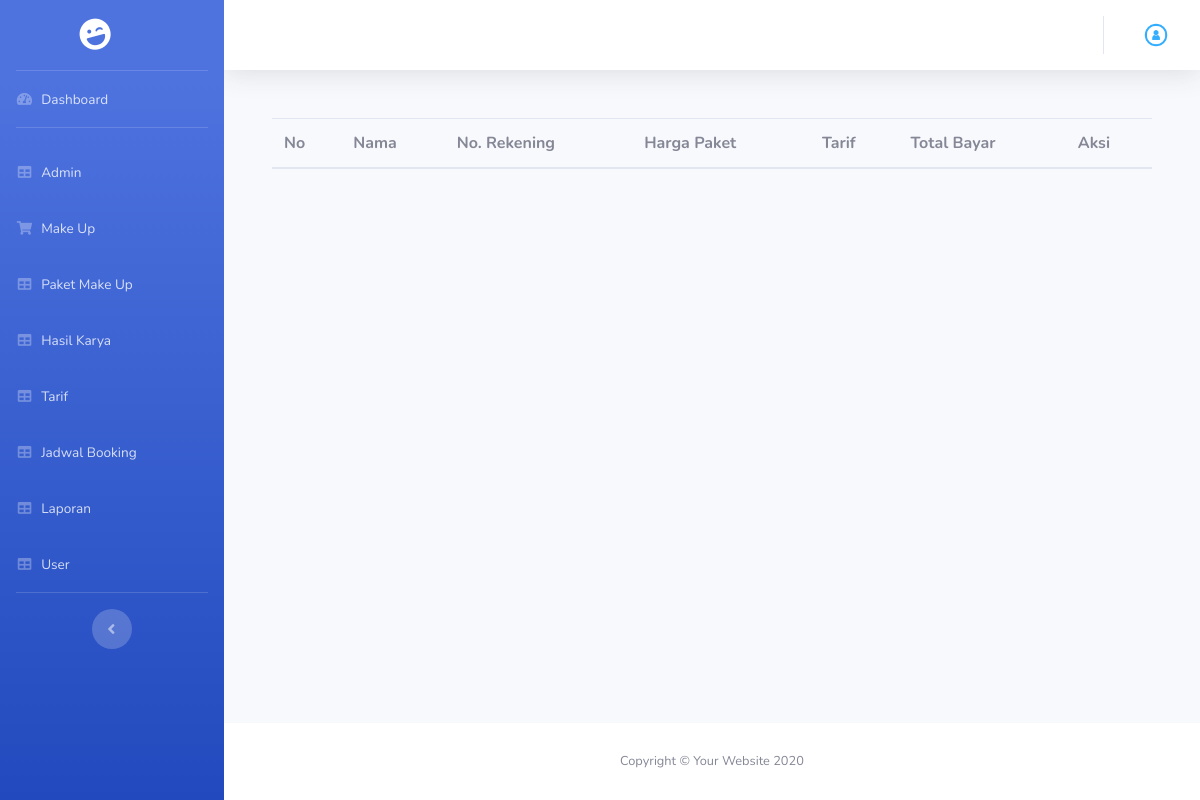
The page /index.php/admin/booking on the database as committed earlier.
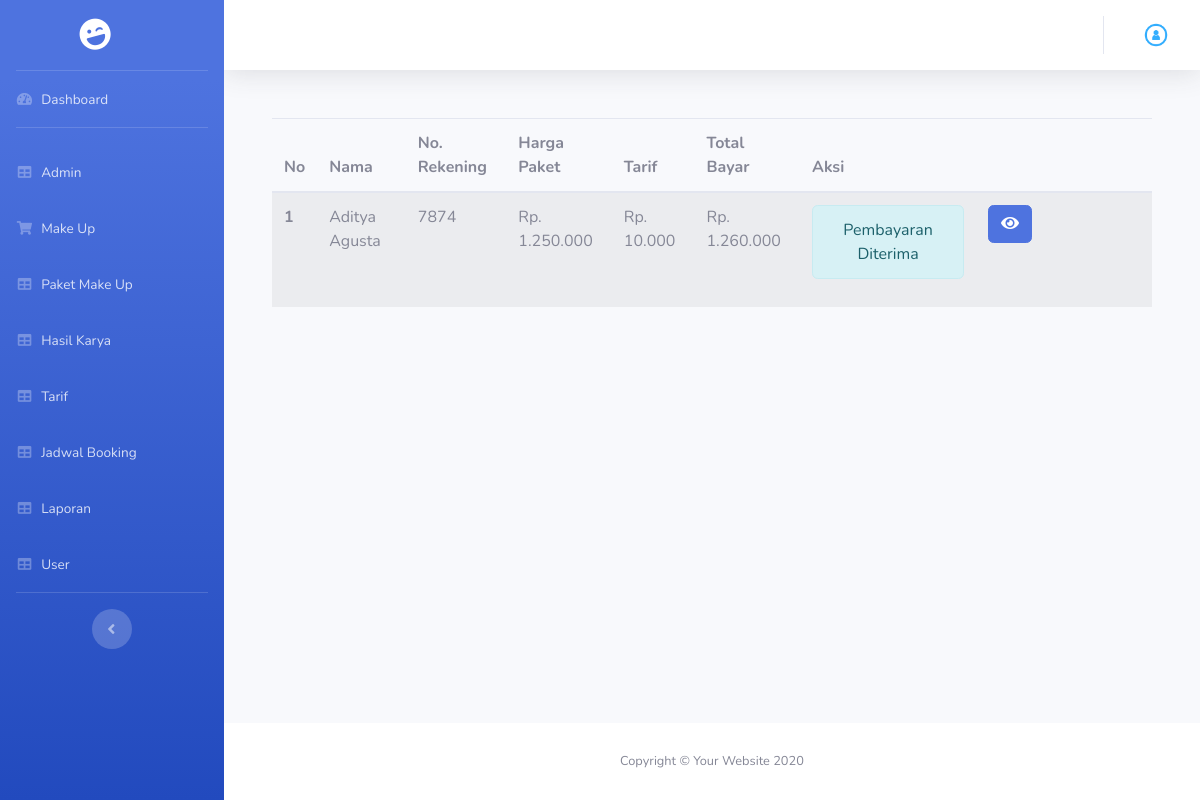
The same page on the database as committed later.
### tables this page shows
CREATE TABLE IF NOT EXISTS `tb_bukti_bayar` (
  `id_bukti` int(11) NOT NULL,
  `id_booking` int(11) NOT NULL,
  `nama` varchar(50) NOT NULL,
  `no_rekening` varchar(25) NOT NULL,
  `bank` varchar(20) NOT NULL,
  `status_bukti` enum('Pembayaran Diterima','Pembayaran Ditolak','Menunggu Konfirmasi') DEFAULT 'Menunggu Konfirmasi',
  `bukti_foto` text NOT NULL
);

CREATE TABLE IF NOT EXISTS `tb_paket_makeup` (
  `id_paket` int(11) NOT NULL,
  `id_makeup` int(11) NOT NULL,
  `nm_paket` varchar(100) NOT NULL,
  `harga_paket` int(11) NOT NULL,
  `deskripsi` text,
  `batas_booking_per_hari` int(11) NOT NULL,
  `biaya_dp` int(11) NOT NULL,
  `foto` text NOT NULL
);

CREATE TABLE IF NOT EXISTS `tb_kota` (
  `id_kota` int(11) NOT NULL,
  `nm_kota` varchar(100) NOT NULL,
  `tarif` int(11) NOT NULL
);

### application/core/MY_Controller.php (called while the page is built, shortened)
<?php
class MY_Controller extends CI_Controller
{
	public function view_backend($view, $data = null)
	{
		$this->load->view('admin/templateBackend/header');
		$this->load->view('admin/templateBackend/sidebar');
		$this->load->view($view, $data);
		$this->load->view('admin/templateBackend/footer');
	}
}

### application/controllers/admin/Booking.php (called while the page is built, shortened)
<?php
class Booking extends MY_Controller
{
	public function index()
	{
		$data['booking'] = $this->buktiModel->getAll();
		$this->view_backend('admin/booking/booking', $data);
	}
}

### index.php (called while the page is built, shortened)
<?php
require_once BASEPATH.'core/CodeIgniter.php';

### application/models/Frontend/Bukti_Model.php (called while the page is built, shortened)
<?php defined('BASEPATH') or exit('No direct script access allowed');
class Bukti_Model extends CI_Model
{
	public function getAll()
	{
		return $this->db->query("Select
		*
	From
		tb_bukti_bayar Join
		tb_booking On tb_bukti_bayar.id_booking =
				tb_booking.id_booking Join
		tb_paket_makeup On tb_booking.id_paket =
				tb_paket_makeup.id_paket Join
		tb_kota On tb_booking.id_kota = tb_kota.id_kota")->result();
	}
}

### application/views/admin/booking/booking.php (the view, shortened to what this page needs)
<div class="mt-5 mr-5 ml-5">
	<table class="table table-striped" id="dataTable">
		<thead>
			<tr>
				<th scope="col">No</th>
				<th scope="col">Nama</th>
				<th scope="col">No. Rekening</th>
				<th scope="col">Harga Paket</th>
				<th scope="col">Tarif</th>
				<th scope="col">Total Bayar</th>
				<th scope="col">Aksi</th>
			</tr>
		</thead>
		<tbody>
			<?php
			foreach ($booking as $no => $bk) :
			?>
				<tr>
					<?php $total = $bk->harga_paket + $bk->tarif; ?>
					<th scope="row"><?php echo $no + 1; ?></th>
					<td><?php echo $bk->nama ?></td>
					<td><?php echo $bk->no_rekening ?></td>
					<td>Rp. <?php echo number_format($bk->harga_paket, '0', ',', '.') ?></td>
					<td>Rp. <?php echo number_format($bk->tarif, '0', ',', '.') ?></td>
					<td>Rp. <?php echo number_format($total, '0', ',', '.')  ?></td>
					<td style="width: 40%;">
						<div class="row">
							<div class="col-md-6">
								<?php
								if ($bk->status_bukti == "Menunggu Konfirmasi") {
								?>
									<div class="alert alert-warning text-center" role="alert">
										Menunggu Konfirmasi
									</div>
								<?php } elseif ($bk->status_bukti == "Pembayaran Diterima") { ?>
									<div class="alert alert-info text-center" role="alert">
										Pembayaran Diterima
									</div>
								<?php } else { ?>
									<div class="alert alert-danger text-center" role="alert">
										Pembayaran Ditolak
									</div>
								<?php } ?>
							</div>
							<div class="col-md-6">
								<button type="button" class="btn btn-primary" data-toggle="modal" data-target="#detail<?php echo $bk->id_bukti ?>"><i class="fas fa-eye"></i></button>
							</div>
						</div>
					</td>
				</tr>
			<?php endforeach; ?>
		</tbody>
	</table>
</div>

Rows that differ between the two databases and show on the page:
added tb_bukti_bayar: nama "Aditya Agusta", no_rekening "7874", tb_paket_makeup.harga_paket "1.250.000", tb_kota.tarif "10.000", tb_paket_makeup.harga_paket "1.260.000", shows "Pembayaran Diterima"
